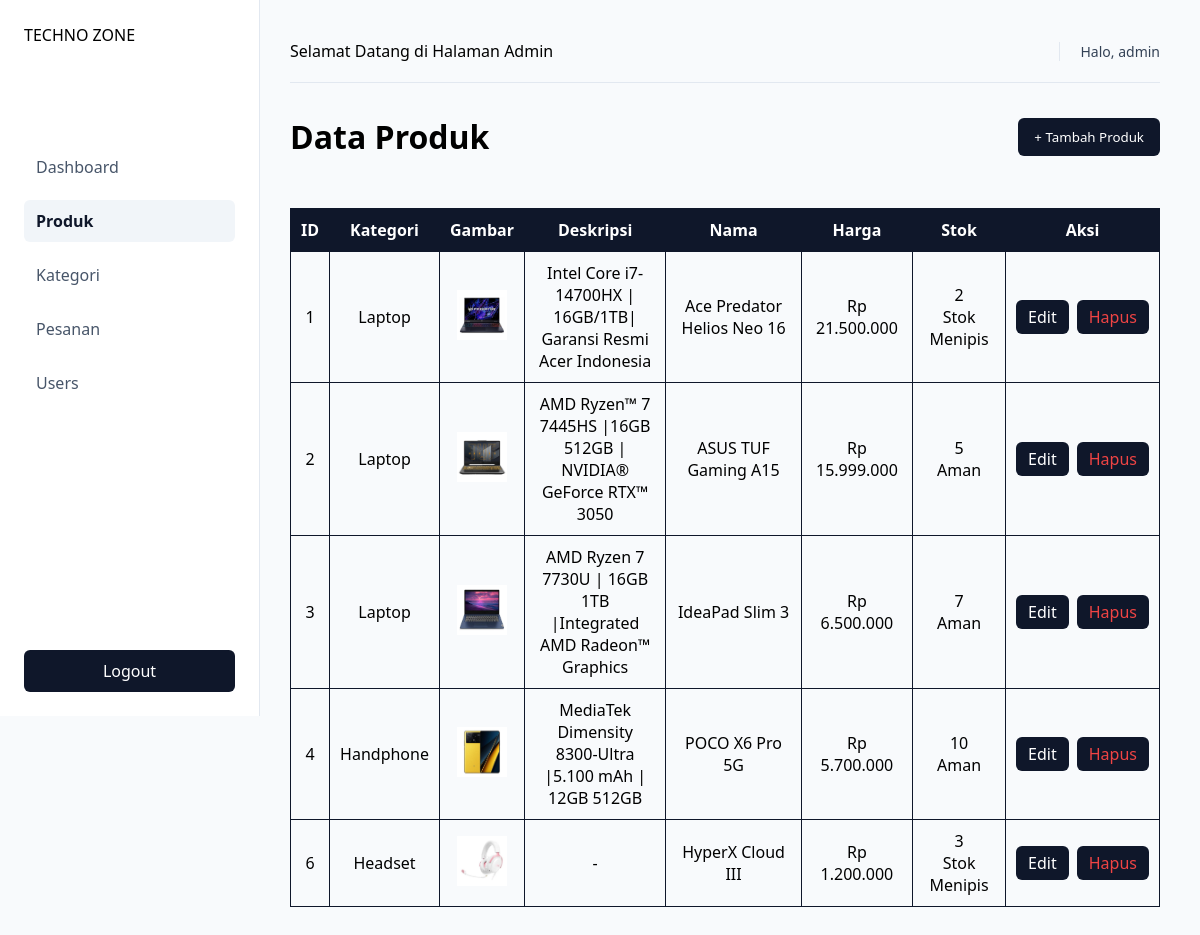
Screenshot of /admin/produkPage.php (signed in) with the database file from the repository.
### tables this page shows
CREATE TABLE `produk` (
  `id_produk` int NOT NULL,
  `id_kategori` int NOT NULL,
  `nama_produk` varchar(150) NOT NULL,
  `deskripsi` text,
  `harga` decimal(10,2) NOT NULL,
  `stok` int NOT NULL,
  `gambar` varchar(255) DEFAULT NULL,
  `created_at` timestamp NULL DEFAULT CURRENT_TIMESTAMP
);

CREATE TABLE `kategori` (
  `id_kategori` int NOT NULL,
  `nama_kategori` varchar(100) NOT NULL
);

### config/database.php (called while the page is built, shortened)
<?php
class database {
    protected function connect(){
        $host = "localhost";
        $user = "root";
        $pass = "";
        $db = "db_toko";
        $this->conn = new mysqli($host, $user, $pass, $db);
    }
}
?>

### admin/produkPage.php (the view, shortened to what this page needs)
<?php
    $page = 'produkPage';
    include 'templates/header.php';
    include 'templates/sidebar.php';
    include 'templates/navbar.php';
?>
<link rel="stylesheet" href="../assets/admin.css">
<div class="header-action">
    <div class="title-area">
        <h1>Data Produk</h1>
    </div>
    <div class="button-group">
        <a href="produk/tambahProduk.php" style="text-decoration: none;">
            <button class="btn-add">+ Tambah Produk</button>
        </a>
    </div>
</div>
<table class="table">
    <tr>
        <th>ID </th>
        <th>Kategori</th>
        <th>Gambar</th>
        <th>Deskripsi</th>
        <th>Nama</th>
        <th>Harga</th>
        <th>Stok</th>
        <th>Aksi</th>
    </tr>
    <?php
        require_once '../classes/produk.php';
        $produk = new Produk();
        $dataProduk = $produk->read();
        if ($dataProduk && $dataProduk->num_rows > 0) {
            while ($row = $dataProduk->fetch_assoc()) {
                ?>
                <tr>
                    <td><?php echo $row['id_produk']; ?></td>
                    <td><?php echo $row['nama_kategori']; ?></td>
                    <td><img src="../assets/img/<?php echo $row['gambar']; ?>" alt="Gambar Produk" width="50"></td>
                    <td class="textarea"><?php echo $row['deskripsi']; ?></td>
                    <td><?php echo $row['nama_produk']; ?></td>
                    <td>Rp <?php echo number_format($row['harga'], 0, ',', '.'); ?></td>
                    <td><?php echo $row['stok'] . ' ' . $produk->cekStatusStok($row['stok']); ?></td>
                    <td>
                        <div class="aksi-group">
                            <a href="produk/updateProduk.php?id=<?php echo $row['id_produk']; ?> "style="color: #ffffff;">
                                Edit
                            </a>
                            <a href="produk/hapusProduk.php?id=<?php echo $row['id_produk']; ?>"style="color: #ef4444;">
                                Hapus
                            </a>
                        </div>
                    </td>
                </tr>
                <?php
            }
        } else {
            echo "Belum ada data produk.";
        }
    ?>
</table>
<?php
    include 'templates/footer.php';
?>

### admin/templates/header.php (shortened to what this page needs)
<!DOCTYPE html>
<html lang="en">
<head>
    <link href="https://cdn.boxicons.com/3.0.8/fonts/basic/boxicons.min.css" rel="stylesheet">
    <link href="https://cdn.boxicons.com/3.0.8/fonts/filled/boxicons-filled.min.css" rel="stylesheet">
    <link rel="stylesheet" href="../assets/admin.css">
</head>
<body>
    <div class="dashboard-container">

### admin/templates/sidebar.php
<aside class="sidebar">
            <div class="logo"><i class="bxf bx-circuit-board" ></i> TECHNO ZONE</div>
            <nav class="menu">
                <a href="dashboard.php" class="<?= $page == 'dashboard' ? 'active' : '' ?>"><i class="bx bx-dashboard"></i> Dashboard</a>
                <a href="produkpage.php" class="<?= $page == 'produkPage' ? 'active' : '' ?>"><i class='bx bx-shopping-bag'></i> Produk</a>
                <a href="kategoripage.php" class="<?= $page == 'kategoriPage' ? 'active' : '' ?>"><i class="bx bx-horizontal-align-left"></i> Kategori</a>
                <a href="pesananPage.php" class="<?= $page == 'pesananPage' ? 'active' : '' ?>"><i class='bx bx-cart'></i>Pesanan</a>
                <a href="usersPage.php" class="<?= $page == 'usersPage' ? 'active' : '' ?>"><i class='bx bx-user'></i> Users</a>
            </nav>
            <a href="../logout.php" class="btn-logout">
                <i class="bx bx-arrow-out-left-square-half"></i> Logout
            </a>
        </aside>
        <main class="main-content">

### admin/templates/navbar.php
<header class="top-navbar">
        <div class="welcome">
                    <p>Selamat Datang di Halaman Admin</p>
                </div>
                <div class="header-profile">
                    <div class="profile-info">
                        <span class="admin-name">Halo, <?= $_SESSION['nama'] ?? 'Admin'; ?></span>
                    </div>
                </div>
            </header>

### classes/produk.php (shortened to what this page needs)
<?php
    require_once __DIR__ . '/../config/database.php';
    class produk extends database{
        private $table = 'produk';
        public function read() {
            $qry = "SELECT $this->table.*, kategori.nama_kategori FROM $this->table
            INNER JOIN kategori ON $this->table.id_kategori = kategori.id_kategori
            ORDER BY $this->table.id_produk ASC";
            return $this->conn->query($qry);
        }
        public function cekStatusStok($stok) {
            if ($stok == 0) {
                return "<p> Stok Habis</p>";
            } elseif ($stok < 5) {
                return "<p> Stok Menipis</p>";
            } else {
                return "<p>Aman</p>";
            }
        }
    }
?>

### admin/templates/footer.php
        </main>
    </div>
</body>
</html>

### assets/admin.css (style rules this page uses)
* { margin: 0; padding: 0; box-sizing: border-box; font-family: 'Segoe UI', Tahoma, Geneva, Verdana, sans-serif; }
.dashboard-container { display: flex; min-height: 100vh; background-color: #f8fafc; }
.menu { display: flex; flex-direction: column; gap: 12px; margin-top: 100px; height: 63vh; }
.menu a { text-decoration: none; color: #475569; font-size: 16px; font-weight: 500; padding: 10px 12px; border-radius: 6px; transition: all 0.2s; }
.menu a.active { background-color: #f1f5f9; color: #0f172a; font-weight: 600; }
.sidebar { position: fixed; width: 260px; background-color: #ffffff; border-right: 1px solid #e2e8f0; padding: 24px; }
.main-content { margin-left: 250px; flex: 1; padding: 40px; }
.btn-logout { text-decoration: none; padding: 10px 16px; background-color: #0f172a; color: white; border-radius: 6px; cursor: pointer; font-weight: 500; display: block; text-align: center; }
.header-action { display: flex; justify-content: space-between; align-items: center; margin-bottom: 30px; }
.button-group { display: flex; gap: 12px; }
.btn-add { padding: 10px 16px; background-color: #0f172a; color: white; border: none; border-radius: 6px; cursor: pointer; font-weight: 500; }
.top-navbar { display: flex; justify-content: space-between; align-items: center; padding-bottom: 20px; border-bottom: 1px solid #e2e8f0; margin-bottom: 32px; }
.header-profile { display: flex; align-items: center; gap: 20px; }
.profile-info { display: flex; align-items: center; gap: 12px; border-left: 1px solid #e2e8f0; padding-left: 20px; }
.admin-name { font-size: 14px; font-weight: 500; color: #334155; }
.table { margin-top: 50px; width: 100%; border-collapse: collapse; text-align: center; }
.table,tr,th,td { padding: 10px; border: 1px solid #0f172a; }
.table th { background-color: #0f172a; color: white; }
.tabledbd,tr,th,td { padding: 10px; border: 1px solid #0f172a; }
.textarea { max-width: 200px; }
.aksi-group { text-decoration: none; display: flex; justify-content: center; gap: 8px; align-items: center; }
.aksi-group a { text-decoration: none; padding: 6px 12px; border-radius: 6px; font-weight: 500; background-color: #0f172a; }

### rows the page displays
produk: id_produk "1", id_kategori.nama_kategori "Laptop", gambar (picture), deskripsi "Intel Core i7-14700HX | 16GB/1TB| Garansi Resmi Acer Indonesia", nama_produk "Ace Predator Helios Neo 16", harga "21.500.000", stok "2", shows "Stok Menipis"
produk: id_produk "2", id_kategori.nama_kategori "Laptop", gambar (picture), deskripsi "AMD Ryzen™ 7 7445HS |16GB 512GB | NVIDIA® GeForce RTX™ 3050", nama_produk "ASUS TUF Gaming A15", harga "15.999.000", stok "5", shows "Aman"
produk: id_produk "3", id_kategori.nama_kategori "Laptop", gambar (picture), deskripsi "AMD Ryzen 7 7730U | 16GB 1TB |Integrated AMD Radeon™ Graphics", nama_produk "IdeaPad Slim 3", harga "6.500.000", stok "7", shows "Aman"
produk: id_produk "4", id_kategori.nama_kategori "Handphone", gambar (picture), deskripsi "MediaTek Dimensity 8300-Ultra |5.100 mAh | 12GB 512GB", nama_produk "POCO X6 Pro 5G", harga "5.700.000", stok "10", shows "Aman"
produk: id_produk "6", id_kategori.nama_kategori "Headset", gambar (picture), deskripsi "-", nama_produk "HyperX Cloud III", harga "1.200.000", stok "3", shows "Stok Menipis"

### other values shown
$_SESSION['nama'] "admin"
